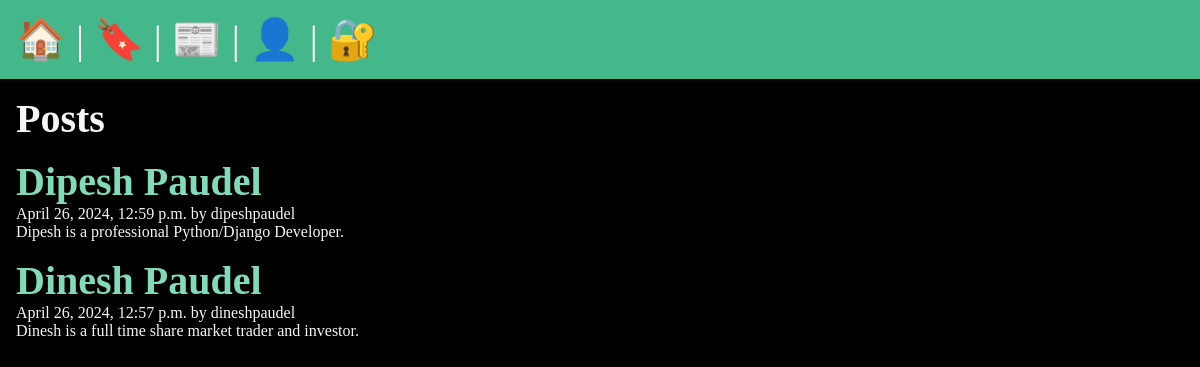
/posts/, run on the app's committed database.
### posts/models.py (models this page shows, shortened)
class Post(models.Model):
  title = models.CharField(max_length=75)
  body = models.TextField()
  slug = models.SlugField()
  date = models.DateTimeField(auto_now_add=True)
  banner = models.ImageField(default='fallback.png', blank=True)
  author = models.ForeignKey(User, on_delete=models.CASCADE, default=None)

### posts/views.py (the view)
# urls.py: path('', views.post_list, name='list'),
def post_list(request):
  posts = Post.objects.all().order_by("-date")
  return render(request, 'posts/posts_list.html', {
    'posts': posts
  })

### posts/templates/posts/posts_list.html (shortened to what this page needs)
{% extends "layout.html" %}
{% block content %}
    <section>
        <h1>Posts</h1>
        {% for post in posts %}
            <article class="post">
                <h2>
                    <a href="{% url "posts:page" slug=post.slug %}">
                    {{ post.title }}
                    </a>
                </h2>
                <p>{{ post.date }} by {{ post.author }}</p>
                <p>{{ post.body }}</p>
            </article>
        {% endfor %}
    </section>
{% endblock %}

### static/css/style.css (style rules this page uses)
* { margin: 0; padding: 0; box-sizing: border-box; }
body { min-height: 100vh; background-color: black; color: whitesmoke; font-size: 3rem; }
section { display: flex; flex-flow: column; gap: 1rem; }
h1, h2 { font-size: 2.5rem; }
p { font-size: 1rem; }
a { text-decoration: none; color: #81dbb8; }

### data on the page
Post: title "Dipesh Paudel", date "April 26, 2024, 12:59 p.m.", author "dipeshpaudel", body "Dipesh is a professional Python/Django Developer."
Post: title "Dinesh Paudel", date "April 26, 2024, 12:57 p.m.", author "dineshpaudel", body "Dinesh is a full time share market trader and investor."
